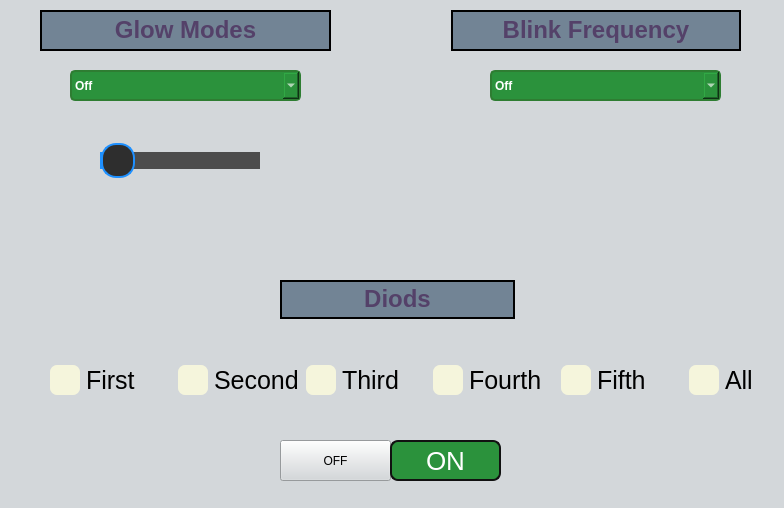
<?xml version="1.0" encoding="UTF-8"?>
<ui version="4.0">
 <class>MainWindow</class>
 <widget class="QMainWindow" name="MainWindow">
  <property name="geometry">
   <rect>
    <x>0</x>
    <y>0</y>
    <width>784</width>
    <height>508</height>
   </rect>
  </property>
  <property name="sizePolicy">
   <sizepolicy hsizetype="Preferred" vsizetype="Preferred">
    <horstretch>0</horstretch>
    <verstretch>0</verstretch>
   </sizepolicy>
  </property>
  <property name="minimumSize">
   <size>
    <width>784</width>
    <height>508</height>
   </size>
  </property>
  <property name="maximumSize">
   <size>
    <width>784</width>
    <height>508</height>
   </size>
  </property>
  <property name="windowTitle">
   <string>MainWindow</string>
  </property>
  <property name="styleSheet">
   <string notr="true">background-color: #d3d7da;</string>
  </property>
  <widget class="QWidget" name="centralwidget">
   <widget class="QWidget" name="layoutWidget">
    <property name="geometry">
     <rect>
      <x>40</x>
      <y>10</y>
      <width>701</width>
      <height>41</height>
     </rect>
    </property>
    <layout class="QHBoxLayout" name="horizontalLayout_2">
     <property name="spacing">
      <number>110</number>
     </property>
     <property name="sizeConstraint">
      <enum>QLayout::SizeConstraint::SetNoConstraint</enum>
     </property>
     <item>
      <widget class="QLabel" name="label">
       <property name="sizePolicy">
        <sizepolicy hsizetype="Expanding" vsizetype="Expanding">
         <horstretch>0</horstretch>
         <verstretch>0</verstretch>
        </sizepolicy>
       </property>
       <property name="styleSheet">
        <string notr="true">background-color: #728495;
</string>
       </property>
       <property name="frameShape">
        <enum>QFrame::Shape::WinPanel</enum>
       </property>
       <property name="frameShadow">
        <enum>QFrame::Shadow::Plain</enum>
       </property>
       <property name="lineWidth">
        <number>1</number>
       </property>
       <property name="text">
        <string>&lt;html&gt;&lt;head/&gt;&lt;body&gt;&lt;p&gt;&lt;span style=&quot; font-size:18pt; font-weight:700; color:#544169;&quot;&gt;Glow Modes&lt;/span&gt;&lt;/p&gt;&lt;/body&gt;&lt;/html&gt;</string>
       </property>
       <property name="textFormat">
        <enum>Qt::TextFormat::AutoText</enum>
       </property>
       <property name="scaledContents">
        <bool>false</bool>
       </property>
       <property name="alignment">
        <set>Qt::AlignmentFlag::AlignCenter</set>
       </property>
      </widget>
     </item>
     <item>
      <spacer name="horizontalSpacer">
       <property name="orientation">
        <enum>Qt::Orientation::Horizontal</enum>
       </property>
       <property name="sizeType">
        <enum>QSizePolicy::Policy::Preferred</enum>
       </property>
       <property name="sizeHint" stdset="0">
        <size>
         <width>10</width>
         <height>20</height>
        </size>
       </property>
      </spacer>
     </item>
     <item>
      <widget class="QLabel" name="label_2">
       <property name="sizePolicy">
        <sizepolicy hsizetype="Expanding" vsizetype="Expanding">
         <horstretch>0</horstretch>
         <verstretch>0</verstretch>
        </sizepolicy>
       </property>
       <property name="styleSheet">
        <string notr="true">background-color: #728495;
</string>
       </property>
       <property name="frameShape">
        <enum>QFrame::Shape::WinPanel</enum>
       </property>
       <property name="text">
        <string>&lt;html&gt;&lt;head/&gt;&lt;body&gt;&lt;p&gt;&lt;span style=&quot; font-size:18pt; font-weight:700; color:#544169;&quot;&gt;Blink Frequency&lt;/span&gt;&lt;/p&gt;&lt;/body&gt;&lt;/html&gt;</string>
       </property>
       <property name="alignment">
        <set>Qt::AlignmentFlag::AlignCenter</set>
       </property>
      </widget>
     </item>
    </layout>
   </widget>
   <widget class="QComboBox" name="comboGlow">
    <property name="geometry">
     <rect>
      <x>70</x>
      <y>70</y>
      <width>231</width>
      <height>31</height>
     </rect>
    </property>
    <property name="autoFillBackground">
     <bool>false</bool>
    </property>
    <property name="styleSheet">
     <string notr="true">QComboBox{
    font: bold 12px;
    color: white;
    background-color: #2B923C; 
    border: 2px solid #2E7D32;
    border-radius: 5px;
}

QComboBox QAbstractItemView {
    background-color: #388E3C;
    color: white;
    selection-background-color: #66BB6A;
    selection-color: black;
    border-radius: 5px;
}</string>
    </property>
    <property name="editable">
     <bool>false</bool>
    </property>
    <property name="iconSize">
     <size>
      <width>16</width>
      <height>16</height>
     </size>
    </property>
    <item>
     <property name="text">
      <string>Off</string>
     </property>
    </item>
    <item>
     <property name="text">
      <string>Constant</string>
     </property>
    </item>
    <item>
     <property name="text">
      <string>Variable</string>
     </property>
    </item>
   </widget>
   <widget class="QPushButton" name="OffButton">
    <property name="geometry">
     <rect>
      <x>280</x>
      <y>440</y>
      <width>111</width>
      <height>41</height>
     </rect>
    </property>
    <property name="styleSheet">
     <string notr="true">QPushButton {
    background-color: #924949;
    border: 2px solid #111;
    border-radius: 8px;
    color: #111;
    font-size: 26px;
    height: 48px;
    padding: 0 25px;
    text-align: center;
    position: relative;
    outline: none;
}

QPushButton:hover {
    background-color: #8D2929; 
    
}

QPushButton:pressed {
    background-color: #8D2929; 
}

QPushButton::before {
    background-color: #111;
    border-radius: 8px;
    content: &quot;&quot;;
    height: 48px;
    left: 0;
    width: 100%;
    position: absolute;
    top: -2px;
    z-index: -1;
}

@media (min-width: 768px) {
    QPushButton {
        padding: 0 40px;
    }
}
</string>
    </property>
    <property name="text">
     <string>OFF</string>
    </property>
   </widget>
   <widget class="QPushButton" name="OnButton">
    <property name="geometry">
     <rect>
      <x>390</x>
      <y>440</y>
      <width>111</width>
      <height>41</height>
     </rect>
    </property>
    <property name="styleSheet">
     <string notr="true">QPushButton {
	background-color: #2B923C;
    border: 2px solid #111;
    border-radius: 8px;
    color: white;
    font-size: 26px;
    height: 48px;
    padding: 0 25px;
    text-align: center;
    position: relative;
    outline: none;
}

QPushButton:hover {
    background-color: #217930; 
    
}

QPushButton:pressed {
    background-color: #217930; 
}
</string>
    </property>
    <property name="text">
     <string>ON</string>
    </property>
   </widget>
   <widget class="QLabel" name="label_3">
    <property name="geometry">
     <rect>
      <x>280</x>
      <y>280</y>
      <width>235</width>
      <height>39</height>
     </rect>
    </property>
    <property name="sizePolicy">
     <sizepolicy hsizetype="Expanding" vsizetype="Expanding">
      <horstretch>0</horstretch>
      <verstretch>0</verstretch>
     </sizepolicy>
    </property>
    <property name="styleSheet">
     <string notr="true">background-color: #728495;
</string>
    </property>
    <property name="frameShape">
     <enum>QFrame::Shape::WinPanel</enum>
    </property>
    <property name="frameShadow">
     <enum>QFrame::Shadow::Plain</enum>
    </property>
    <property name="lineWidth">
     <number>1</number>
    </property>
    <property name="text">
     <string>&lt;html&gt;&lt;head/&gt;&lt;body&gt;&lt;p&gt;&lt;span style=&quot; font-size:18pt; font-weight:700; color:#544169;&quot;&gt;Diods&lt;/span&gt;&lt;/p&gt;&lt;/body&gt;&lt;/html&gt;</string>
    </property>
    <property name="textFormat">
     <enum>Qt::TextFormat::AutoText</enum>
    </property>
    <property name="scaledContents">
     <bool>false</bool>
    </property>
    <property name="alignment">
     <set>Qt::AlignmentFlag::AlignCenter</set>
    </property>
   </widget>
   <widget class="QWidget" name="layoutWidget">
    <property name="geometry">
     <rect>
      <x>50</x>
      <y>350</y>
      <width>761</width>
      <height>60</height>
     </rect>
    </property>
    <layout class="QHBoxLayout" name="horizontalLayout">
     <item>
      <widget class="QCheckBox" name="checkFirst">
       <property name="styleSheet">
        <string notr="true">QCheckBox {
	font-size: 25px;
}

QCheckBox::indicator {
	width:30px;
	height: 30px;
	background-color: #f5f5dc;
	border-radius: 7px;
}

QCheckBox::indicator:checked {
	image: url(:/images/galochka.png) 0 0 0 0 stretch stretch;
}</string>
       </property>
       <property name="text">
        <string>First</string>
       </property>
       <property name="autoExclusive">
        <bool>true</bool>
       </property>
       <property name="tristate">
        <bool>false</bool>
       </property>
      </widget>
     </item>
     <item>
      <widget class="QCheckBox" name="checkSecond">
       <property name="styleSheet">
        <string notr="true">QCheckBox {
	font-size: 25px;
}

QCheckBox::indicator {
	width:30px;
	height: 30px;
	background-color: #f5f5dc;
	border-radius: 7px;
}

QCheckBox::indicator:checked {
	image: url(:/images/galochka.png) 0 0 0 0 stretch stretch;
}</string>
       </property>
       <property name="text">
        <string>Second</string>
       </property>
       <property name="checkable">
        <bool>true</bool>
       </property>
       <property name="checked">
        <bool>false</bool>
       </property>
       <property name="autoRepeat">
        <bool>false</bool>
       </property>
       <property name="autoExclusive">
        <bool>true</bool>
       </property>
       <property name="tristate">
        <bool>false</bool>
       </property>
      </widget>
     </item>
     <item>
      <widget class="QCheckBox" name="checkThird">
       <property name="styleSheet">
        <string notr="true">QCheckBox {
	font-size: 25px;
}

QCheckBox::indicator {
	width:30px;
	height: 30px;
	background-color: #f5f5dc;
	border-radius: 7px;
}

QCheckBox::indicator:checked {
	image: url(:/images/galochka.png) 0 0 0 0 stretch stretch;
}</string>
       </property>
       <property name="text">
        <string>Third</string>
       </property>
       <property name="autoExclusive">
        <bool>true</bool>
       </property>
      </widget>
     </item>
     <item>
      <widget class="QCheckBox" name="checkFourth">
       <property name="styleSheet">
        <string notr="true">QCheckBox {
	font-size: 25px;
}

QCheckBox::indicator {
	width:30px;
	height: 30px;
	background-color: #f5f5dc;
	border-radius: 7px;
}

QCheckBox::indicator:checked {
	image: url(:/images/galochka.png) 0 0 0 0 stretch stretch;
}</string>
       </property>
       <property name="text">
        <string>Fourth</string>
       </property>
       <property name="checked">
        <bool>false</bool>
       </property>
       <property name="autoRepeat">
        <bool>false</bool>
       </property>
       <property name="autoExclusive">
        <bool>true</bool>
       </property>
      </widget>
     </item>
     <item>
      <widget class="QCheckBox" name="checkFifth">
       <property name="styleSheet">
        <string notr="true">QCheckBox {
	font-size: 25px;
}

QCheckBox::indicator {
	width:30px;
	height: 30px;
	background-color: #f5f5dc;
	border-radius: 7px;
}

QCheckBox::indicator:checked {
	image: url(:/images/galochka.png) 0 0 0 0 stretch stretch;
}</string>
       </property>
       <property name="text">
        <string>Fifth</string>
       </property>
       <property name="autoExclusive">
        <bool>true</bool>
       </property>
      </widget>
     </item>
     <item>
      <widget class="QCheckBox" name="checkAll">
       <property name="styleSheet">
        <string notr="true">QCheckBox {
	font-size: 25px;
}

QCheckBox::indicator {
	width:30px;
	height: 30px;
	background-color: #f5f5dc;
	border-radius: 7px;
}

QCheckBox::indicator:checked {
	image: url(:/images/galochka.png) 0 0 0 0 stretch stretch;
}</string>
       </property>
       <property name="text">
        <string>All</string>
       </property>
       <property name="autoExclusive">
        <bool>true</bool>
       </property>
      </widget>
     </item>
    </layout>
   </widget>
   <widget class="QComboBox" name="comboBlink">
    <property name="geometry">
     <rect>
      <x>490</x>
      <y>70</y>
      <width>231</width>
      <height>31</height>
     </rect>
    </property>
    <property name="styleSheet">
     <string notr="true">QComboBox{
    width: 50px;
    height: 30px;
    font: bold 12px;
    color: white;
    background-color: #2B923C; 
    border: 2px solid #2E7D32;
    border-radius: 5px;
}

QComboBox QAbstractItemView {
    background-color: #388E3C; 
    color: white;
    selection-background-color: #66BB6A;
    selection-color: black;
    border-radius: 5px; 
}</string>
    </property>
    <property name="editable">
     <bool>false</bool>
    </property>
    <property name="iconSize">
     <size>
      <width>16</width>
      <height>16</height>
     </size>
    </property>
    <item>
     <property name="text">
      <string>Off</string>
     </property>
    </item>
    <item>
     <property name="text">
      <string>Fast</string>
     </property>
    </item>
    <item>
     <property name="text">
      <string>Average</string>
     </property>
    </item>
    <item>
     <property name="text">
      <string>Slow</string>
     </property>
    </item>
   </widget>
   <widget class="QSlider" name="brightnessScroll">
    <property name="geometry">
     <rect>
      <x>100</x>
      <y>130</y>
      <width>160</width>
      <height>60</height>
     </rect>
    </property>
    <property name="styleSheet">
     <string notr="true">QSlider {
    background: transparent;
    min-height: 60px; 
}

QSlider::groove:horizontal {
    border: 1px solid #1e90ff;
    background: #3b3b3b;
    height: 15px; 
    border-radius: 15px;
    margin: 0px; 
}

QSlider::handle:horizontal {
    width: 30px;
    height: 30px;
    margin: -10px 0; 
    border: 2px solid #1e90ff;
    border-radius: 15px;
    background: #2e2e2e;
}

QSlider::add-page:horizontal {
    background: #4c4c4c;
    height: 15px;
    border-radius: 10px;
}

QSlider::sub-page:horizontal {
    background: #1e90ff;
    height: 15px; 
    border-radius: 10px;
}
</string>
    </property>
    <property name="orientation">
     <enum>Qt::Orientation::Horizontal</enum>
    </property>
   </widget>
  </widget>
  <widget class="QMenuBar" name="menubar">
   <property name="geometry">
    <rect>
     <x>0</x>
     <y>0</y>
     <width>784</width>
     <height>24</height>
    </rect>
   </property>
  </widget>
 </widget>
 <resources/>
 <connections/>
</ui>
